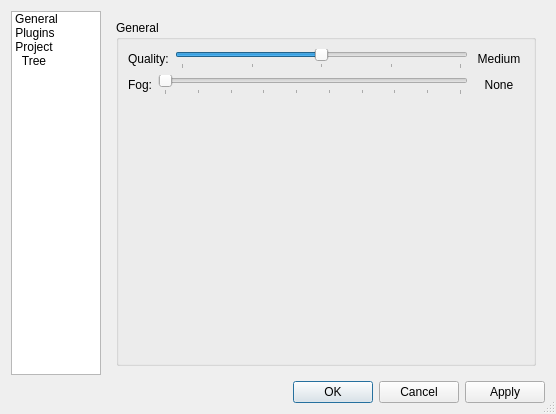
<?xml version="1.0" encoding="UTF-8"?>
<ui version="4.0">
 <class>SettingsDialog</class>
 <widget class="QDialog" name="SettingsDialog">
  <property name="geometry">
   <rect>
    <x>0</x>
    <y>0</y>
    <width>556</width>
    <height>414</height>
   </rect>
  </property>
  <property name="windowTitle">
   <string>Settings</string>
  </property>
  <property name="windowIcon">
   <iconset resource="avogadro.qrc">
    <normaloff>:/icons/tool.png</normaloff>:/icons/tool.png</iconset>
  </property>
  <property name="sizeGripEnabled">
   <bool>true</bool>
  </property>
  <layout class="QGridLayout" name="gridLayout">
   <item row="0" column="1">
    <widget class="QStackedWidget" name="stackedWidget">
     <property name="currentIndex">
      <number>0</number>
     </property>
     <widget class="QWidget" name="general">
      <layout class="QGridLayout" name="gridLayout_2">
       <item row="0" column="0">
        <widget class="QGroupBox" name="groupBox">
         <property name="title">
          <string>General</string>
         </property>
         <layout class="QGridLayout" name="gridLayout_3">
          <item row="0" column="0">
           <layout class="QHBoxLayout" name="_3">
            <item>
             <widget class="QLabel" name="qualityLabel">
              <property name="text">
               <string>Quality:</string>
              </property>
             </widget>
            </item>
            <item>
             <widget class="QSlider" name="qualitySlider">
              <property name="toolTip">
               <string>Set the global rendering quality.</string>
              </property>
              <property name="maximum">
               <number>4</number>
              </property>
              <property name="pageStep">
               <number>1</number>
              </property>
              <property name="value">
               <number>2</number>
              </property>
              <property name="orientation">
               <enum>Qt::Horizontal</enum>
              </property>
              <property name="tickPosition">
               <enum>QSlider::TicksBelow</enum>
              </property>
              <property name="tickInterval">
               <number>1</number>
              </property>
             </widget>
            </item>
            <item>
             <widget class="QLabel" name="qualityValueLabel">
              <property name="sizePolicy">
               <sizepolicy hsizetype="Fixed" vsizetype="Preferred">
                <horstretch>50</horstretch>
                <verstretch>0</verstretch>
               </sizepolicy>
              </property>
              <property name="minimumSize">
               <size>
                <width>50</width>
                <height>0</height>
               </size>
              </property>
              <property name="text">
               <string comment="Display quality setting">Medium</string>
              </property>
              <property name="alignment">
               <set>Qt::AlignCenter</set>
              </property>
             </widget>
            </item>
           </layout>
          </item>
          <item row="1" column="0">
           <layout class="QHBoxLayout" name="_4">
            <item>
             <widget class="QLabel" name="qualityLabel_2">
              <property name="text">
               <string>Fog:</string>
              </property>
             </widget>
            </item>
            <item>
             <widget class="QSlider" name="fogSlider">
              <property name="toolTip">
               <string>Set the global rendering quality.</string>
              </property>
              <property name="maximum">
               <number>9</number>
              </property>
              <property name="pageStep">
               <number>1</number>
              </property>
              <property name="value">
               <number>0</number>
              </property>
              <property name="orientation">
               <enum>Qt::Horizontal</enum>
              </property>
              <property name="tickPosition">
               <enum>QSlider::TicksBelow</enum>
              </property>
              <property name="tickInterval">
               <number>1</number>
              </property>
             </widget>
            </item>
            <item>
             <widget class="QLabel" name="fogValueLabel">
              <property name="sizePolicy">
               <sizepolicy hsizetype="Fixed" vsizetype="Preferred">
                <horstretch>50</horstretch>
                <verstretch>0</verstretch>
               </sizepolicy>
              </property>
              <property name="minimumSize">
               <size>
                <width>50</width>
                <height>0</height>
               </size>
              </property>
              <property name="text">
               <string comment="Level of fog in the scene">None</string>
              </property>
              <property name="alignment">
               <set>Qt::AlignCenter</set>
              </property>
             </widget>
            </item>
           </layout>
          </item>
          <item row="2" column="0">
           <spacer name="verticalSpacer">
            <property name="orientation">
             <enum>Qt::Vertical</enum>
            </property>
            <property name="sizeHint" stdset="0">
             <size>
              <width>20</width>
              <height>40</height>
             </size>
            </property>
           </spacer>
          </item>
         </layout>
        </widget>
       </item>
      </layout>
     </widget>
     <widget class="QWidget" name="plugins"/>
     <widget class="QWidget" name="project"/>
    </widget>
   </item>
   <item row="1" column="0" colspan="2">
    <widget class="QDialogButtonBox" name="dialogButtonBox">
     <property name="layoutDirection">
      <enum>Qt::LeftToRight</enum>
     </property>
     <property name="orientation">
      <enum>Qt::Horizontal</enum>
     </property>
     <property name="standardButtons">
      <set>QDialogButtonBox::Apply|QDialogButtonBox::Cancel|QDialogButtonBox::Ok</set>
     </property>
    </widget>
   </item>
   <item row="0" column="0">
    <widget class="QListWidget" name="listWidget">
     <property name="sizePolicy">
      <sizepolicy hsizetype="Fixed" vsizetype="Expanding">
       <horstretch>0</horstretch>
       <verstretch>0</verstretch>
      </sizepolicy>
     </property>
     <property name="minimumSize">
      <size>
       <width>0</width>
       <height>350</height>
      </size>
     </property>
     <property name="maximumSize">
      <size>
       <width>90</width>
       <height>16777215</height>
      </size>
     </property>
     <property name="iconSize">
      <size>
       <width>32</width>
       <height>32</height>
      </size>
     </property>
     <property name="textElideMode">
      <enum>Qt::ElideMiddle</enum>
     </property>
     <property name="flow">
      <enum>QListView::LeftToRight</enum>
     </property>
     <property name="isWrapping" stdset="0">
      <bool>true</bool>
     </property>
     <property name="spacing">
      <number>12</number>
     </property>
     <property name="viewMode">
      <enum>QListView::IconMode</enum>
     </property>
     <property name="wordWrap">
      <bool>true</bool>
     </property>
     <property name="selectionRectVisible">
      <bool>true</bool>
     </property>
     <item>
      <property name="text">
       <string>General</string>
      </property>
      <property name="icon">
       <iconset resource="avogadro.qrc">
        <normaloff>:/icons/tool.png</normaloff>:/icons/tool.png</iconset>
      </property>
     </item>
     <item>
      <property name="text">
       <string>Plugins</string>
      </property>
      <property name="icon">
       <iconset resource="avogadro.qrc">
        <normaloff>:/icons/preferences-plugin.png</normaloff>:/icons/preferences-plugin.png</iconset>
      </property>
     </item>
     <item>
      <property name="text">
       <string>Project Tree</string>
      </property>
      <property name="icon">
       <iconset resource="avogadro.qrc">
        <normaloff>:/icons/view-list-tree.png</normaloff>:/icons/view-list-tree.png</iconset>
      </property>
     </item>
    </widget>
   </item>
  </layout>
 </widget>
 <resources>
  <include location="avogadro.qrc"/>
 </resources>
 <connections>
  <connection>
   <sender>dialogButtonBox</sender>
   <signal>accepted()</signal>
   <receiver>SettingsDialog</receiver>
   <slot>accept()</slot>
   <hints>
    <hint type="sourcelabel">
     <x>252</x>
     <y>382</y>
    </hint>
    <hint type="destinationlabel">
     <x>157</x>
     <y>274</y>
    </hint>
   </hints>
  </connection>
  <connection>
   <sender>dialogButtonBox</sender>
   <signal>rejected()</signal>
   <receiver>SettingsDialog</receiver>
   <slot>reject()</slot>
   <hints>
    <hint type="sourcelabel">
     <x>320</x>
     <y>382</y>
    </hint>
    <hint type="destinationlabel">
     <x>286</x>
     <y>274</y>
    </hint>
   </hints>
  </connection>
  <connection>
   <sender>listWidget</sender>
   <signal>currentRowChanged(int)</signal>
   <receiver>stackedWidget</receiver>
   <slot>setCurrentIndex(int)</slot>
   <hints>
    <hint type="sourcelabel">
     <x>84</x>
     <y>13</y>
    </hint>
    <hint type="destinationlabel">
     <x>125</x>
     <y>4</y>
    </hint>
   </hints>
  </connection>
 </connections>
</ui>
